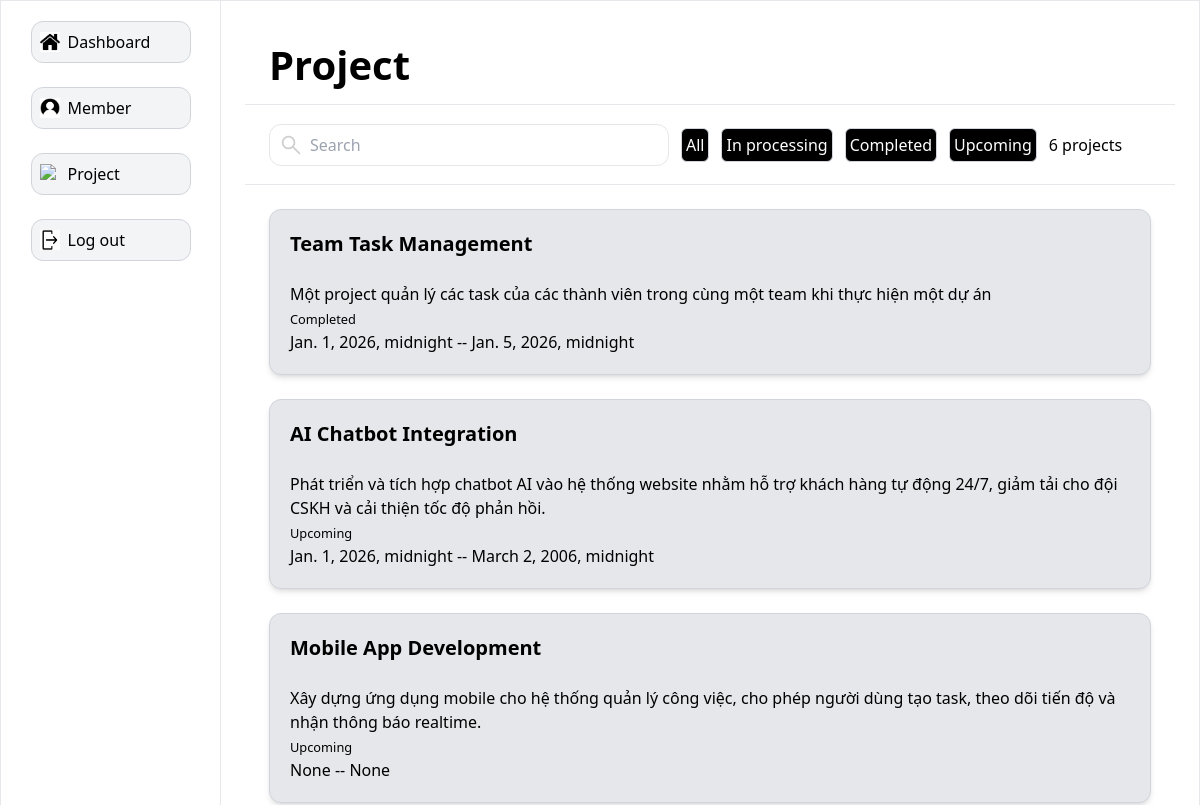
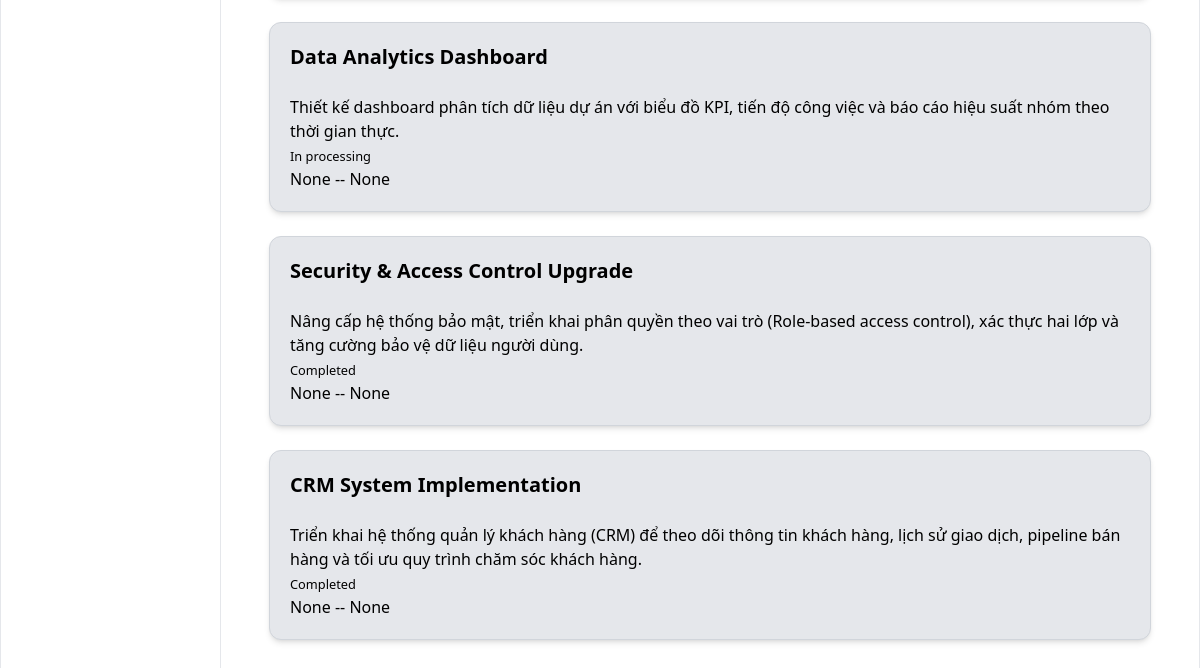
The app's page /project/, older data (2 pictures, top to bottom).
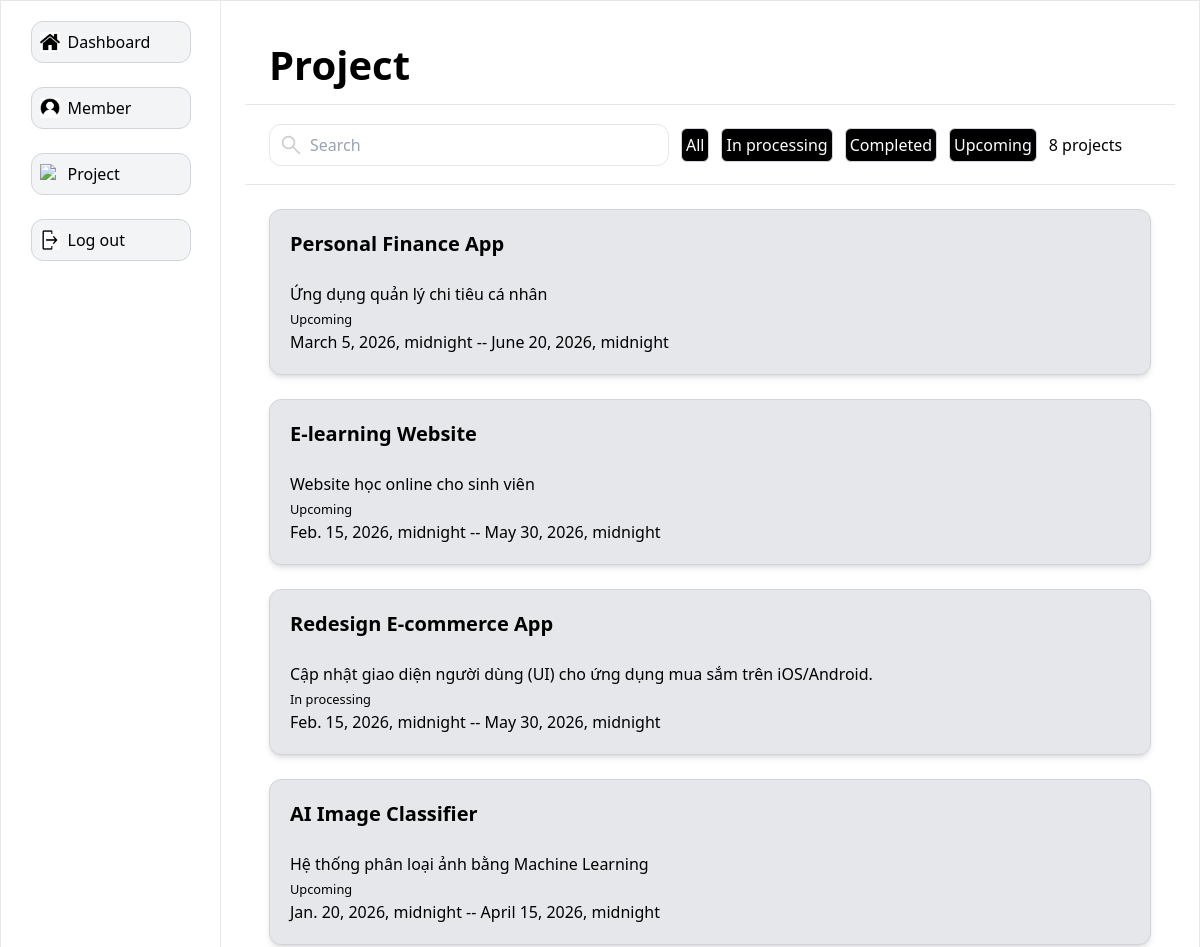
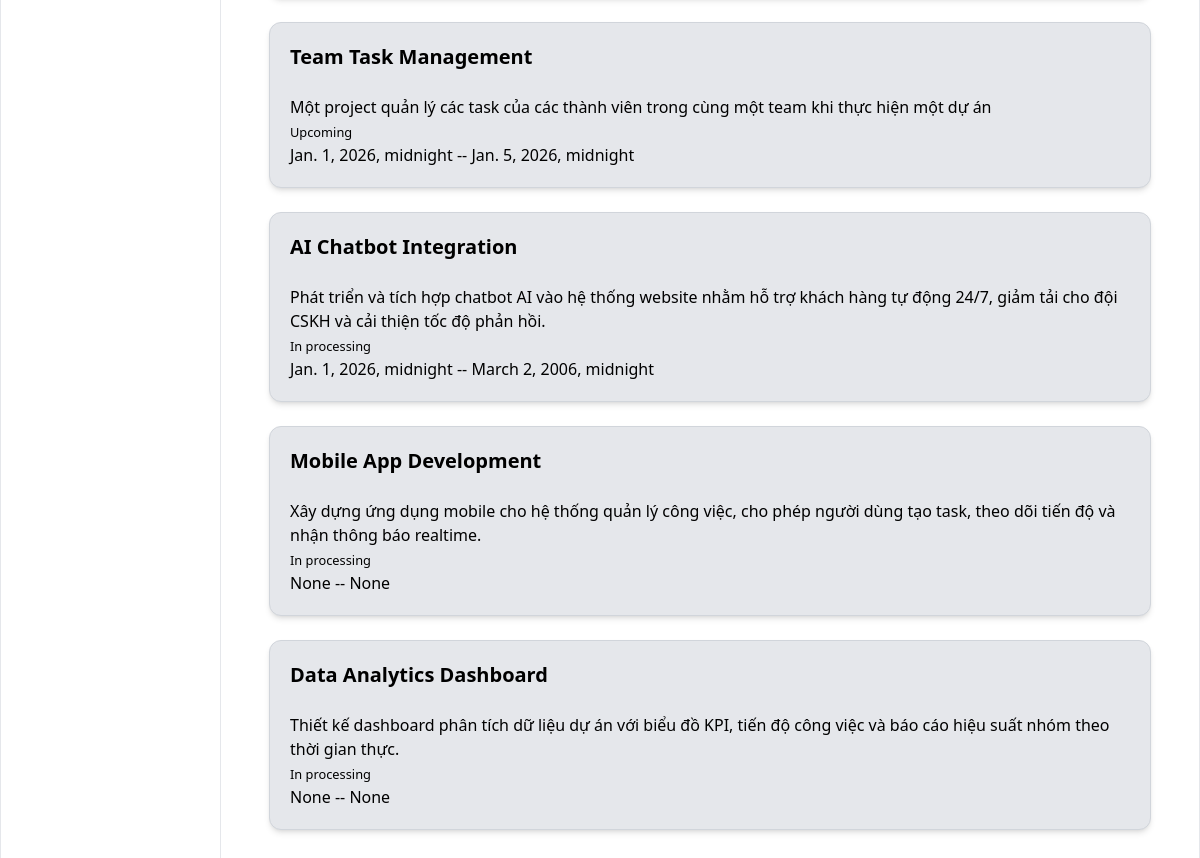
The same page, newer data (2 pictures, top to bottom).
### main/models.py (models this page shows, shortened)
class Project(models.Model):
    status_dict = [
        ('In processing', 'In processing'),
        ('Completed', 'Completed'),
        ('Upcoming', 'Upcoming')
    ]
    project_id = models.AutoField(primary_key=True)
    project_name = models.CharField(max_length=100, blank=True, null=True)
    description = models.TextField(blank=True, null=True)
    start_date = models.DateTimeField(blank=True, null=True)
    end_date = models.DateTimeField(blank=True, null=True)
    created_by = models.ForeignKey(
        Users,
        on_delete=models.PROTECT,
        related_name='projects'
    )
    status_project = models.CharField(max_length=50, blank=True, null=True, choices=status_dict)

### main/views.py (the view)
# urls.py: path('project/', views.project, name='project'),
def project(request):
    q = request.GET.get('q') if request.GET.get('q') != None else ""
    projects = Project.objects.filter(
        Q(status_project__icontains=q) |
        Q(project_name__icontains=q)
    ).order_by('-start_date')
    project_count = projects.count()
    statuses = [s[0] for s in Project.status_dict]
    context = {'projects': projects, 'statuses': statuses, 'project_count': project_count}
    return render(request, 'main/project.html', context=context)

### main/templates/main/project.html (shortened to what this page needs)
{% extends 'side_bar_member.html' %}
{% load static %}
{% block content %}
<div
  class="bg-white-200 items-center border-b border-b-gray-200 flex px-6 h-[80px] flex justify-between"
>
  <div><h1 class="text-[40px] font-bold">Project</h1></div>
</div>
<div class="bg-white-200 items-center border-b border-b-gray-200 flex px-6 h-[80px]">
  <div class="relative">
    <div class="absolute inset-y-0 left-0 flex items-center pl-3 pointer-events-auto">
      <img src="{% static 'icons/search.png' %}" alt="search icon" class="h-5 w-5" />
    </div>
    <form method='GET' action="{% url 'project' %}">
    <input
      name="q",
      type="text"
      class="pl-10 pr-3 py-2 border border-gray-200 rounded-xl w-[400px]"
      placeholder="Search"
    />
    </form>
  </div>
  <div class="border border-gray-300 rounded-md ml-3 flex justify-between content-center p-1 bg-black text-white">
    <div><a href="{% url 'project' %}">All </a></div>
  </div>
  {% for status in statuses %}
  <div class="border border-gray-300 rounded-md ml-3 flex justify-between content-center p-1 bg-black text-white">
    <div><a href="{% url 'project' %}?q={{status}}">{{status}}</a></div>
  </div>
  {% endfor %}
  <div class="ml-3"><h3>{{project_count}} projects</h3></div>
</div>
<div class="overflow-y-scroll space-y-6 h-[calc(100vh-200px)] p-6">
  {% for project in projects %}
  <div class="border border-gray-300 rounded-xl p-5 bg bg-gray-200 shadow-md transition delay-150 duration-300 ease-in-out hover:bg-gray-300 hover:scale-100">
      <div class="flex justify-between">
        <div><a href="{% url 'task' project.project_id %}"><span class="font-bold text-xl">{{ project.project_name }}</span></a></div>
      </div>
      <br>
      <p>{{ project.description }}</p>
      <small>{{project.status_project}}</small>
      <p>{{ project.start_date }} -- {{ project.end_date }}</p>
  </div>
  {% endfor %}
</div>
{% endblock %}

### templates/side_bar_member.html (shortened to what this page needs)
{% load static %}
<!DOCTYPE html>
<html lang="en">
<head>
    <script src="https://cdn.tailwindcss.com"></script>
</head>
<body>
    <div class="border border-gray-200 grid grid-cols-[220px_1fr] grid-rows-[80px_1fr] min-h-screen">
        <div class="flex flex-col bg-white border-r border-gray-200 pt-[20px] items-center row-span-2">
            <div class="w-40 space-y-6">
                <button class="flex items-center border border-gray-300 rounded-xl bg-gray-100 p-2 w-full transition delay-150 duration-300 ease-in-out    hover:bg-gray-200 hover:scale-105">
                    <img src="{% static 'icons/dashboard.png' %}" alt="dashboard icon" class="w-5 h-5 mr-2">
                    <a href="{% url 'dashboard' %}">Dashboard</a>
                </button>
                <button class="flex items-center border border-gray-300 rounded-xl bg-gray-100 p-2 w-full transition delay-150 duration-300 ease-in-out    hover:bg-gray-200 hover:scale-105">
                    <img src="{% static 'icons/profile.png' %}" alt="profile icon" class="w-5 h-5 mr-2">
                    <a href="{% url 'member' %}">Member</a>
                </button>
                <button class="flex items-center border border-gray-300 rounded-xl bg-gray-100 p-2 w-full transition delay-150 duration-300 ease-in-out    hover:bg-gray-200 hover:scale-105">
                    <img src="{% static 'icons/project.png' %}" alt="project icon" class="w-5 h-5 mr-2">
                    <a href="{% url 'project' %}">Project</a>
                </button>
                <button class="flex items-center border border-gray-300 rounded-xl bg-gray-100 p-2 w-full transition delay-150 duration-300 ease-in-out    hover:bg-gray-200 hover:scale-105">
                    <img src="{% static 'icons/logout.png' %}" alt="project icon" class="w-5 h-5 mr-2">
                    <a href="{% url 'login' %}">Log out</a>
                </button>
            </div>
        </div>
        <div class="p-6">
             {% block content %}
             {% endblock %}
        </div>
    </div>
</body>
</html>

Row changes from the older to the newer data that the page shows:
removed Project: project_name "Security & Access Control Upgrade", description "Nâng cấp hệ thống bảo mật, triển khai phân quyền theo vai trò (Role-based access control), xác thực hai lớp và tăng cường bảo vệ dữ liệu người dùng.", status_project "Completed", start_date "None", end_date "None"
removed Project: project_name "CRM System Implementation", description "Triển khai hệ thống quản lý khách hàng (CRM) để theo dõi thông tin khách hàng, lịch sử giao dịch, pipeline bán hàng và tối ưu quy trình chăm sóc khách hàng.", status_project "Completed", start_date "None", end_date "None"
added Project: project_name "Personal Finance App", description "Ứng dụng quản lý chi tiêu cá nhân", status_project "Upcoming", start_date "March 5, 2026, midnight", end_date "June 20, 2026, midnight"
added Project: project_name "E-learning Website", description "Website học online cho sinh viên", status_project "Upcoming", start_date "Feb. 15, 2026, midnight", end_date "May 30, 2026, midnight"
added Project: project_name "Redesign E-commerce App", description "Cập nhật giao diện người dùng (UI) cho ứng dụng mua sắm trên iOS/Android.", status_project "In processing", start_date "Feb. 15, 2026, midnight", end_date "May 30, 2026, midnight"
added Project: project_name "AI Image Classifier", description "Hệ thống phân loại ảnh bằng Machine Learning", status_project "Upcoming", start_date "Jan. 20, 2026, midnight", end_date "April 15, 2026, midnight"
changed Project "Team Task Management": status_project "Completed" → "Upcoming"
changed Project "AI Chatbot Integration": status_project "Upcoming" → "In processing"
changed Project "Mobile App Development": status_project "Upcoming" → "In processing"
Text that changed along with them:
{{ project_count }}: "6" → "8"
